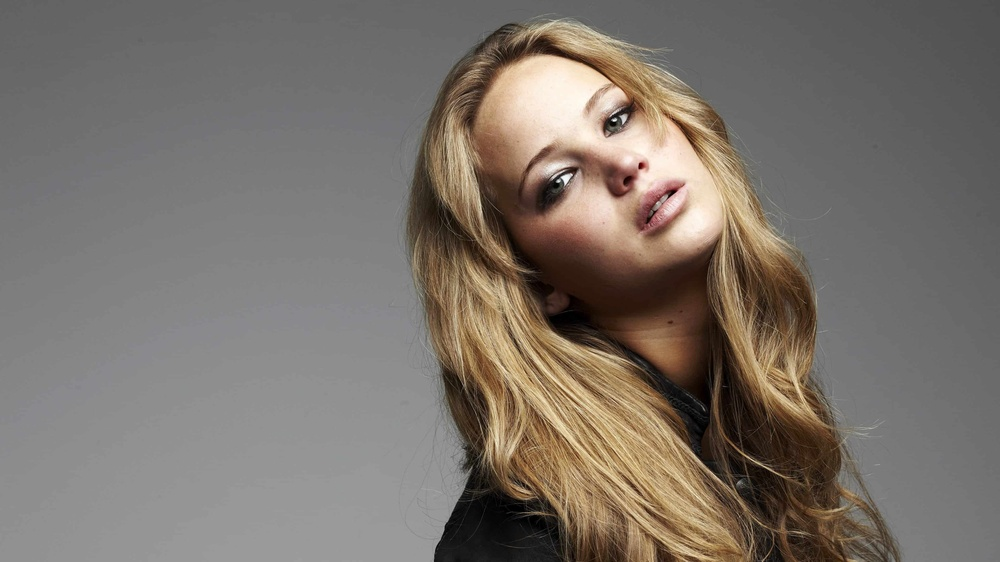
#> input picture question05/jeniffer.jpg, 1000 x 562 px, shrunk from 3840 x 2160 before the run
$ jupyter execute q5.ipynb
#> lines starting #> are read from the running program, lines starting #| are printed output that depends on the picture; after the words box and inside, x2 and y2 are one past the last pixel; in counts of white or black regions, pixels touching at a corner belong together
[cell 1]
import cv2
import numpy as np
import matplotlib.pyplot as plt

IMG = "jeniffer.jpg"
bgr = cv2.imread(IMG)
#> bgr is the input picture: shape (562, 1000, 3); mean B, G, R 106.8, 114.3, 122.3
if bgr is None:
    raise FileNotFoundError(IMG)

hsv = cv2.cvtColor(bgr, cv2.COLOR_BGR2HSV)
#> hsv: shape (562, 1000, 3); mean H, S, V 10.7, 35.6, 122.4
H, S, V = cv2.split(hsv)
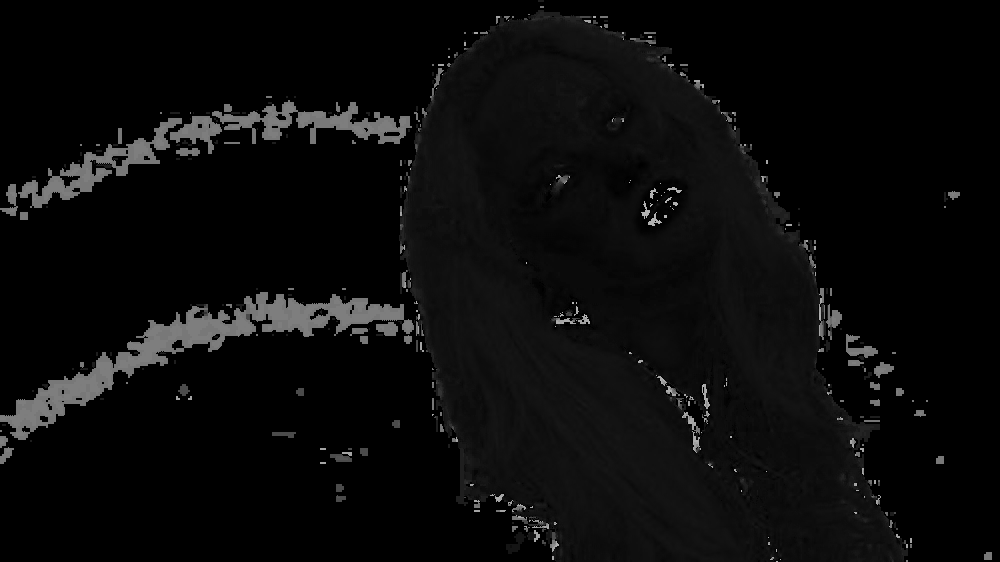
#> H: shape (562, 1000); min 0, max 179, mean 10.7
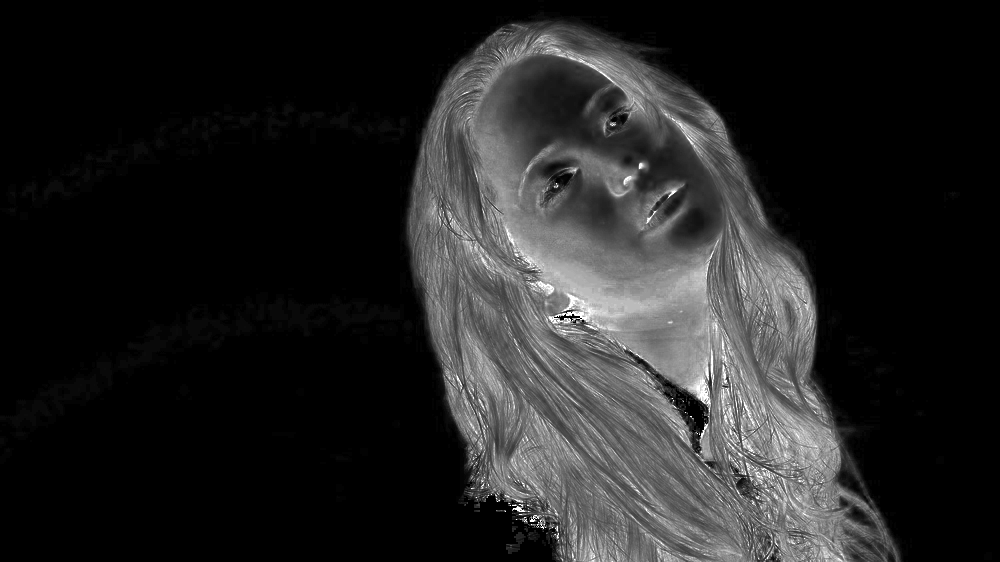
#> S: shape (562, 1000); min 0, max 255, mean 35.6
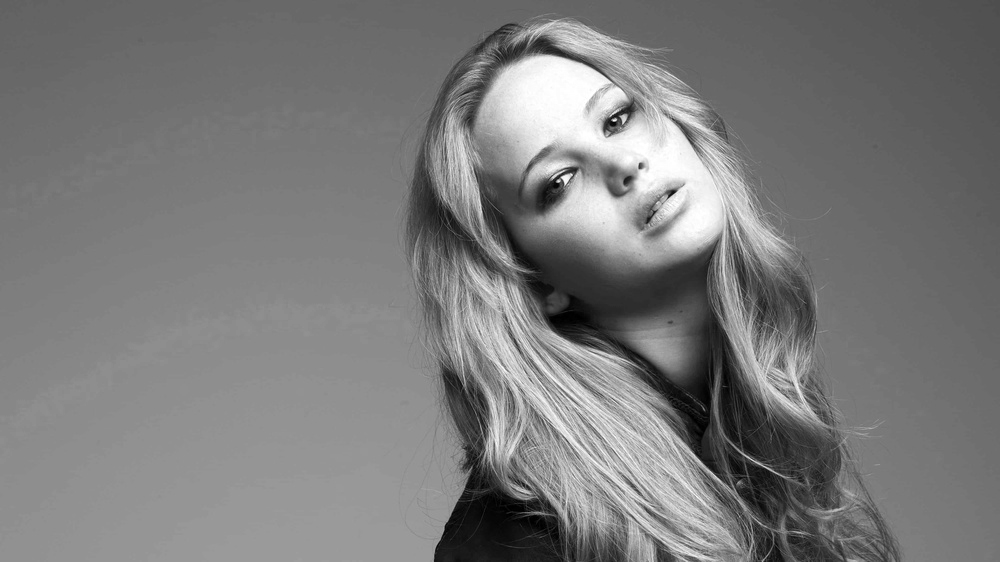
#> V: shape (562, 1000); min 0, max 255, mean 122.4

plt.figure(figsize=(12,4))
for i, (t, ch) in enumerate(zip(["Hue", "Saturation", "Value"], [H, S, V])):
    plt.subplot(1,3,i+1)
    plt.imshow(ch, cmap="gray")
    plt.title(t)
    plt.axis("off")
#> this loop made 3 passes
#> t on passes 1 to 3: 'Hue', 'Saturation', 'Value'
plt.tight_layout(); plt.show()


_, mask = cv2.threshold(V, 0, 255, cv2.THRESH_BINARY + cv2.THRESH_OTSU)  # 255=foreground
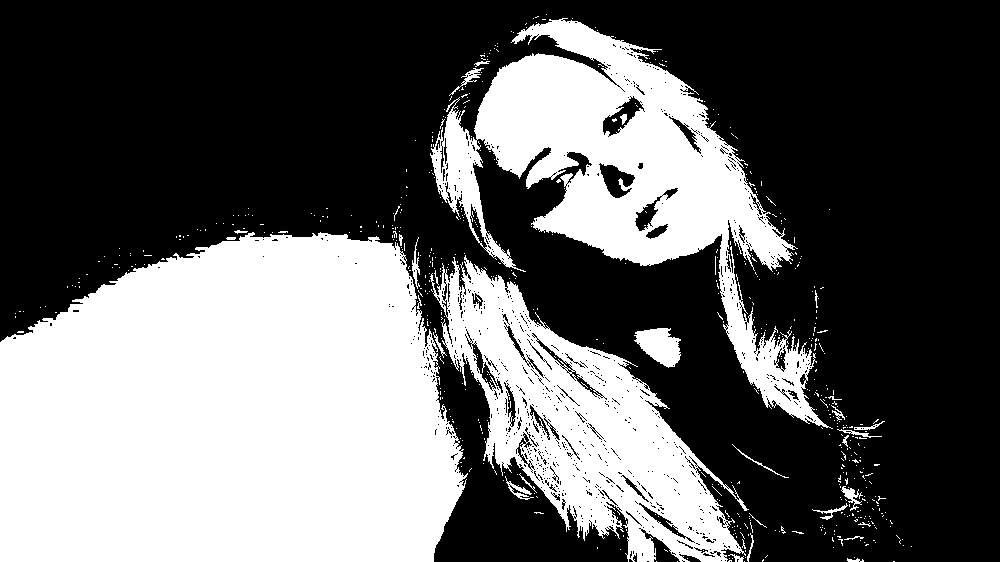
#> mask: shape (562, 1000); 39.6% white; 627 white regions (596 under 20 px), largest, box (x1, y1, x2, y2) and area: (0, 232, 468, 562) 130334, (430, 18, 833, 429) 50376, (430, 255, 749, 562) 37124

plt.figure(); plt.imshow(mask, cmap="gray"); plt.title("Foreground Mask"); plt.axis("off"); plt.show()

V_fg = cv2.bitwise_and(V, V, mask=mask)
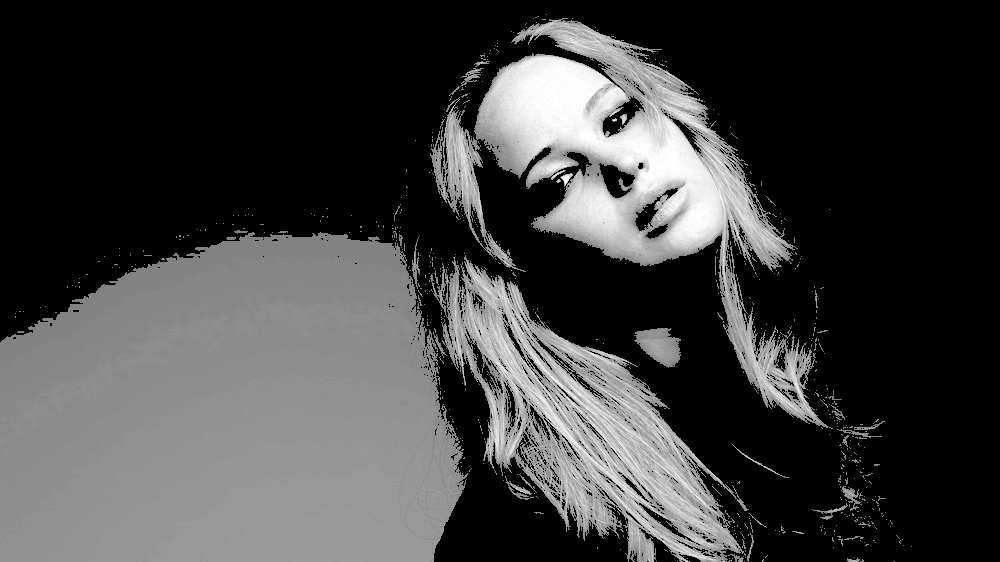
#> V_fg: shape (562, 1000); min 0, max 255, mean 63.3
vals_fg = V_fg[V_fg > 0]
hist, _ = np.histogram(vals_fg, bins=256, range=(0,255))
#> hist = 256 values, max 16237 at index 142, min 0 at index 0, mean 868.6

cdf = np.cumsum(hist)
#> cdf = 256 values from 0 to 222368
cdf_min = cdf[np.nonzero(cdf)][0] if np.any(cdf) else 0
#> cdf_min = 2179
N = int(vals_fg.size)
#> N = 222368
L = 256

if N > 0:
    denom = max(1, N - cdf_min)
#> denom = 220189
    lut = np.round((cdf - cdf_min) / denom * (L - 1)).clip(0, 255).astype(np.uint8)
#> lut = 256 values from 0 to 255
else:
    lut = np.arange(256, dtype=np.uint8)

V_eq_all = lut[V]
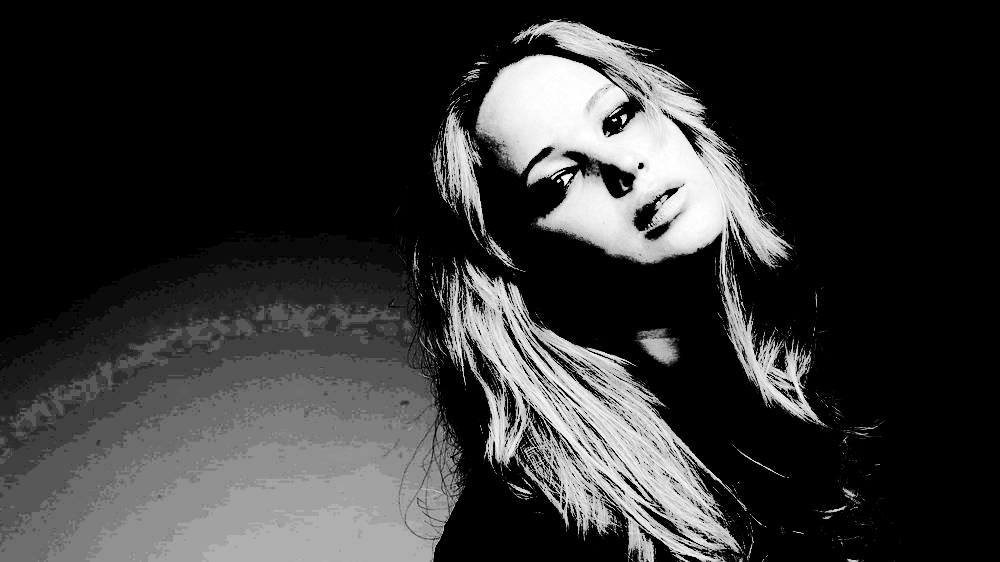
#> V_eq_all: shape (562, 1000); min 0, max 255, mean 51.5
V_fg_eq  = cv2.bitwise_and(V_eq_all, V_eq_all, mask=mask)

mask_inv = cv2.bitwise_not(mask)
V_bg = cv2.bitwise_and(V, V, mask=mask_inv)
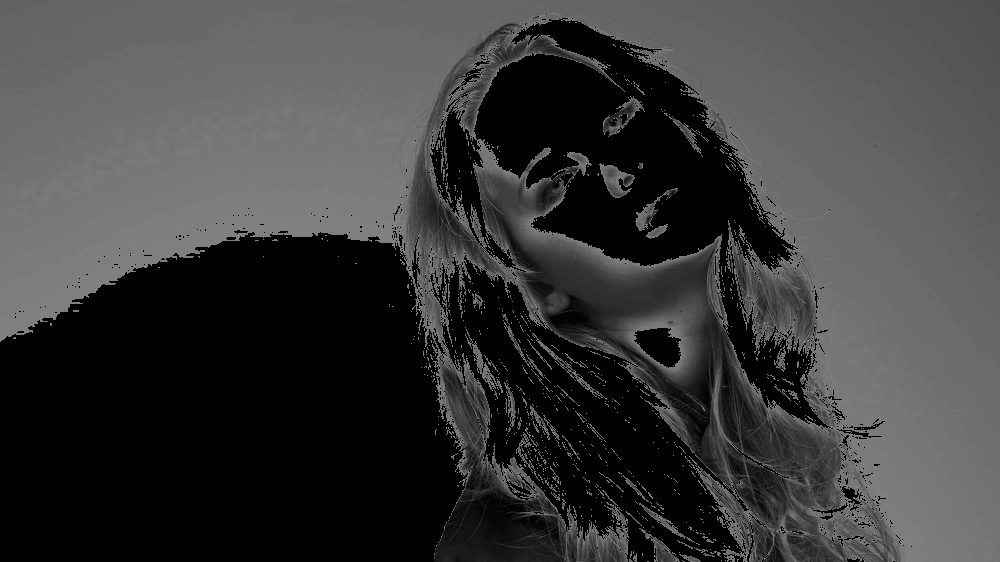
#> V_bg: shape (562, 1000); min 0, max 128, mean 59.1
V_out = cv2.add(V_fg_eq, V_bg)

bgr_out = cv2.cvtColor(cv2.merge([H, S, V_out]), cv2.COLOR_HSV2BGR)

plt.figure(figsize=(12,6))
plt.subplot(1,2,1); plt.imshow(cv2.cvtColor(bgr, cv2.COLOR_BGR2RGB)); plt.title("Original"); plt.axis("off")
plt.subplot(1,2,2); plt.imshow(cv2.cvtColor(bgr_out, cv2.COLOR_BGR2RGB)); plt.title("Foreground Equalized"); plt.axis("off")
plt.tight_layout(); plt.show()
#> after `plt.tight_layout()`:
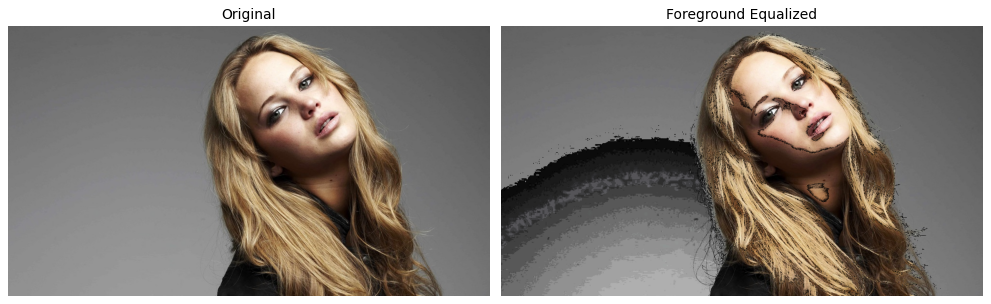
#> figure drawn by matplotlib, 2 panels

vals_fg_after = V_out[mask == 255]
plt.figure(figsize=(10,4))
plt.subplot(1,2,1); plt.hist(vals_fg, bins=256, range=(0,255)); plt.title("FG Histogram (before)")
plt.subplot(1,2,2); plt.hist(vals_fg_after, bins=256, range=(0,255)); plt.title("FG Histogram (after)")
plt.tight_layout(); plt.show()
#> after `plt.tight_layout()`:
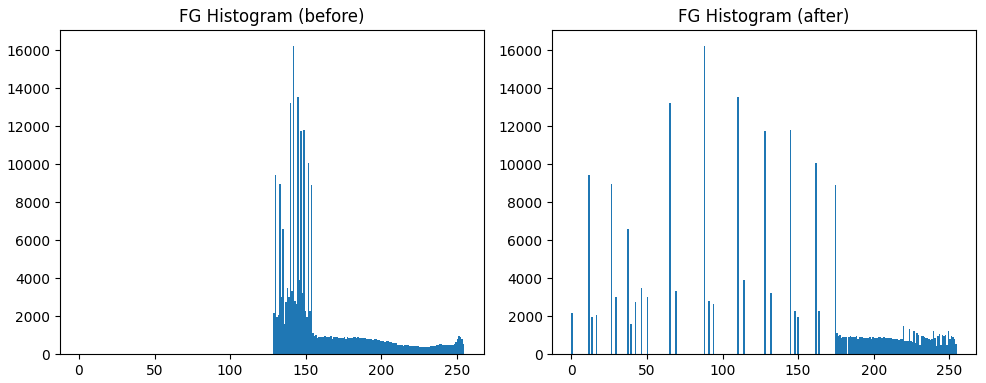
#> figure drawn by matplotlib, 2 panels; panel 1: tallest bar 16237 high, from x = 141.4 to 142.4; panel 2: tallest bar 16237 high, from x = 87.66 to 88.65

$ run again, with question05/image.png saved as question05/jeniffer.jpg
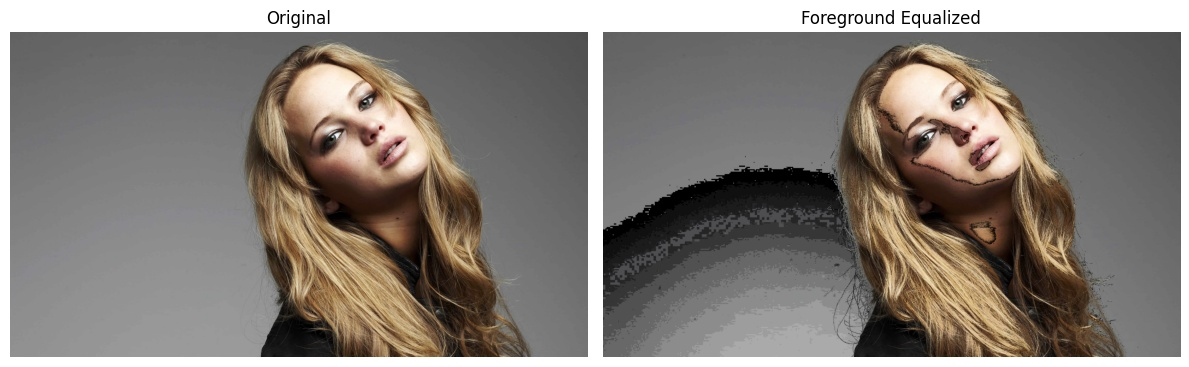
#> input picture question05/image.png, 1189 x 367 px
#> bgr is the input picture: shape (367, 1189, 3); mean B, G, R 120.8, 127.2, 134
#> hsv: shape (367, 1189, 3); mean H, S, V 10.1, 30.9, 134.1
#> the loop `for i, (t, ch) in enumerate(zip(["Hue", "Saturation", "Value"], [H, S,..` made 3 passes
#> t on passes 1 to 3: 'Hue', 'Saturation', 'Value'
#> `_, mask = cv2.threshold(V, 0, 255, cv2.THRESH_BINARY + cv2.THRESH_OTSU)`:
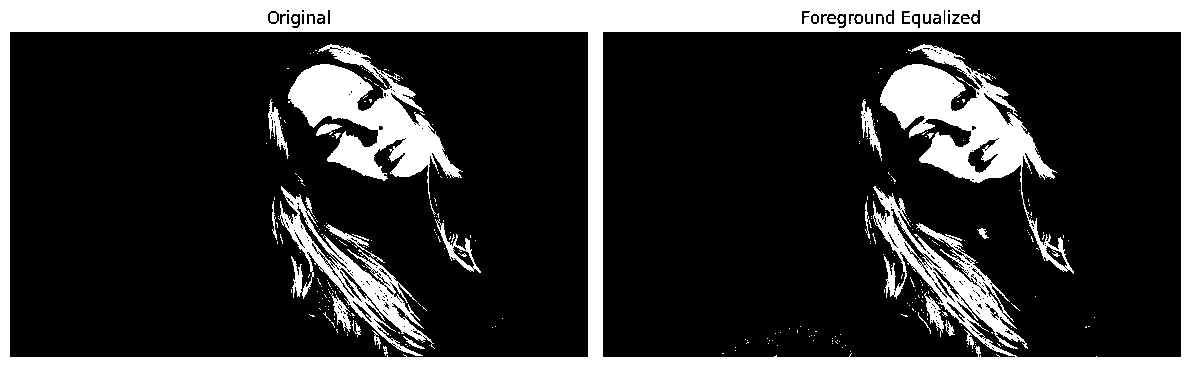
#> mask: shape (367, 1189); 21.9% white; 323 white regions (289 under 20 px), largest, box (x1, y1, x2, y2) and area: (0, 0, 1189, 367) 65130, (880, 44, 1074, 274) 11160, (288, 44, 463, 199) 9928
#> hist = 256 values, max 57476 at index 255, min 0 at index 0, mean 372.5
#> cdf = 256 values from 0 to 95368
#> cdf_min = 578
#> denom = 94790
#> lut = 256 values from 0 to 255
#> `plt.tight_layout()`:
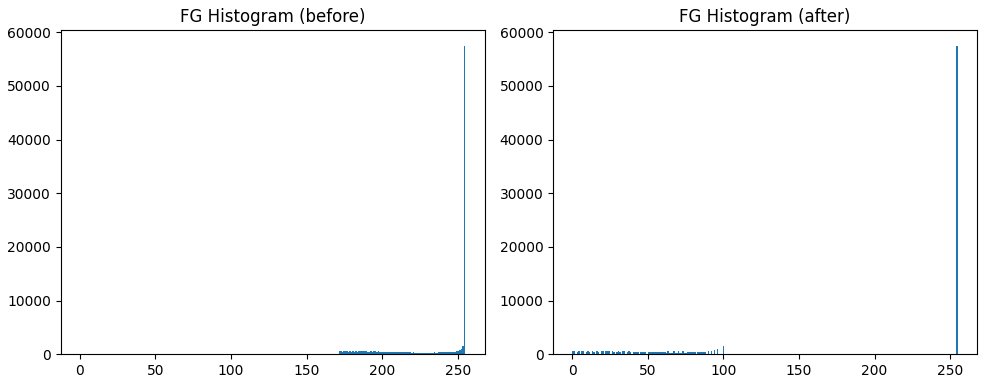
#> figure drawn by matplotlib, 2 panels; panel 1: tallest bar 57476 high, from x = 254 to 255; panel 2: tallest bar 57476 high, from x = 254 to 255
